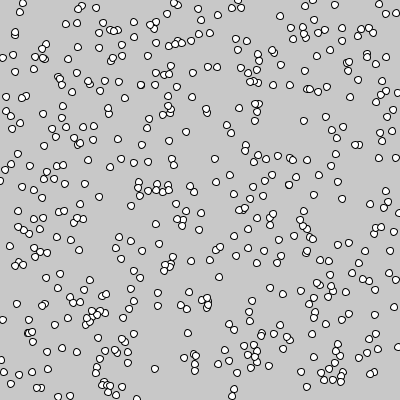
Frame 1 (no input)
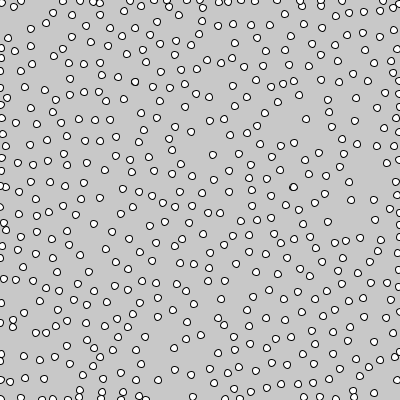
Frame 60 (the mouse pressed at the canvas centre just before this capture)
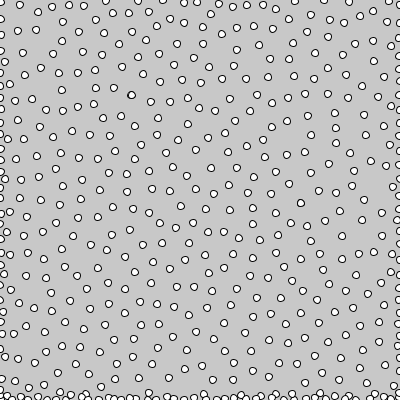
Frame 120 (the mouse held since frame 60 and released just before this capture)

The Processing sketch that drew these frames (run headless with seeded random() and noise(); from frame 60 on, the mouse is pressed at the canvas centre):

// Processing sketch: processing_113281
// ── processing_113281.pde

ArrayList<Particle> myParticles;


//==========================================================
void setup() {
  size(400, 400);
  myParticles = new ArrayList<Particle>(); 

  for (int i=0; i<500; i++) {
    float rx = random(width); 
    float ry = random(height); 
    myParticles.add( new Particle(rx, ry));
  }
}


//==========================================================
void draw() {
  background (200);

  float gravityForcex = 0; 
  float gravityForcey = 0.02;
  float mutualRepulsionAmount = 1.0;


  for (int i=0; i<myParticles.size(); i++) {
    Particle ithParticle = myParticles.get(i);
    float px = ithParticle.px;
    float py = ithParticle.py;

    if (mousePressed) {
      ithParticle.addForce (gravityForcex, gravityForcey);
    }

    for (int j=0; j<i; j++) {
      Particle jthParticle = myParticles.get(j);
      float qx = jthParticle.px;
      float qy = jthParticle.py;

      float dx = px - qx; 
      float dy = py - qy; 
      float dh = sqrt(dx*dx + dy*dy); 
      if (dh > 1.0) {
        
        float componentInX = dx/dh;
        float componentInY = dy/dh;
        float proportionToDistanceSquared = 1.0/(dh*dh);
        
        float repulsionForcex = mutualRepulsionAmount * componentInX * proportionToDistanceSquared;
        float repulsionForcey = mutualRepulsionAmount * componentInY * proportionToDistanceSquared;

        ithParticle.addForce( repulsionForcex,  repulsionForcey); // add in forces
        jthParticle.addForce(-repulsionForcex, -repulsionForcey); // add in forces
      }
    }
  }

  for (int i=0; i<myParticles.size(); i++) {
    myParticles.get(i).bPeriodicBoundaries = false;
    myParticles.get(i).update(); // update all locations
  }

  for (int i=0; i<myParticles.size(); i++) {
    myParticles.get(i).render(); // draw all particles
  }
}




//==========================================================
class Particle {
  float px; 
  float py; 
  float vx; 
  float vy; 
  float damping;
  float mass; 
  boolean bLimitVelocities = true;
  boolean bPeriodicBoundaries = false;

  // Constructor for the Particle
  Particle (float x, float y) {
    px = x; 
    py = y; 
    vx = vy = 0; 
    damping = 0.96;
    mass = 1.0;
  }
  
  // Add a force in. One step of Euler integration.
  void addForce (float fx, float fy) {
    float ax = fx / mass; 
    float ay = fy / mass; 
    vx += ax; 
    vy += ay;
  }

  // Update the position. Another step of Euler integration.
  void update() {
    vx *= damping; 
    vy *= damping;
    limitVelocities();
    handleBoundaries();
    px += vx; 
    py += vy;
  }
  
  
  void limitVelocities(){
    if (bLimitVelocities){
      float speed = sqrt(vx*vx + vy*vy); 
      float maxSpeed = 10; 
      if (speed > maxSpeed){
        vx *= maxSpeed/speed;
        vy *= maxSpeed/speed;
      }
    }
  }

  void handleBoundaries() {
    if (bPeriodicBoundaries) {
      if (px > width ) px -= width;
      if (px < 0     ) px += width;
      if (py > height) py -= height;
      if (py < 0     ) py += height;
    } 
    else {
      if (px > width ) vx = -vx;
      if (px < 0     ) vx = -vx;
      if (py > height) vy = -vy;
      if (py < 0     ) vy = -vy;
    }
  }

  void render() {
    ellipse(px, py, 7, 7);
  }
}
